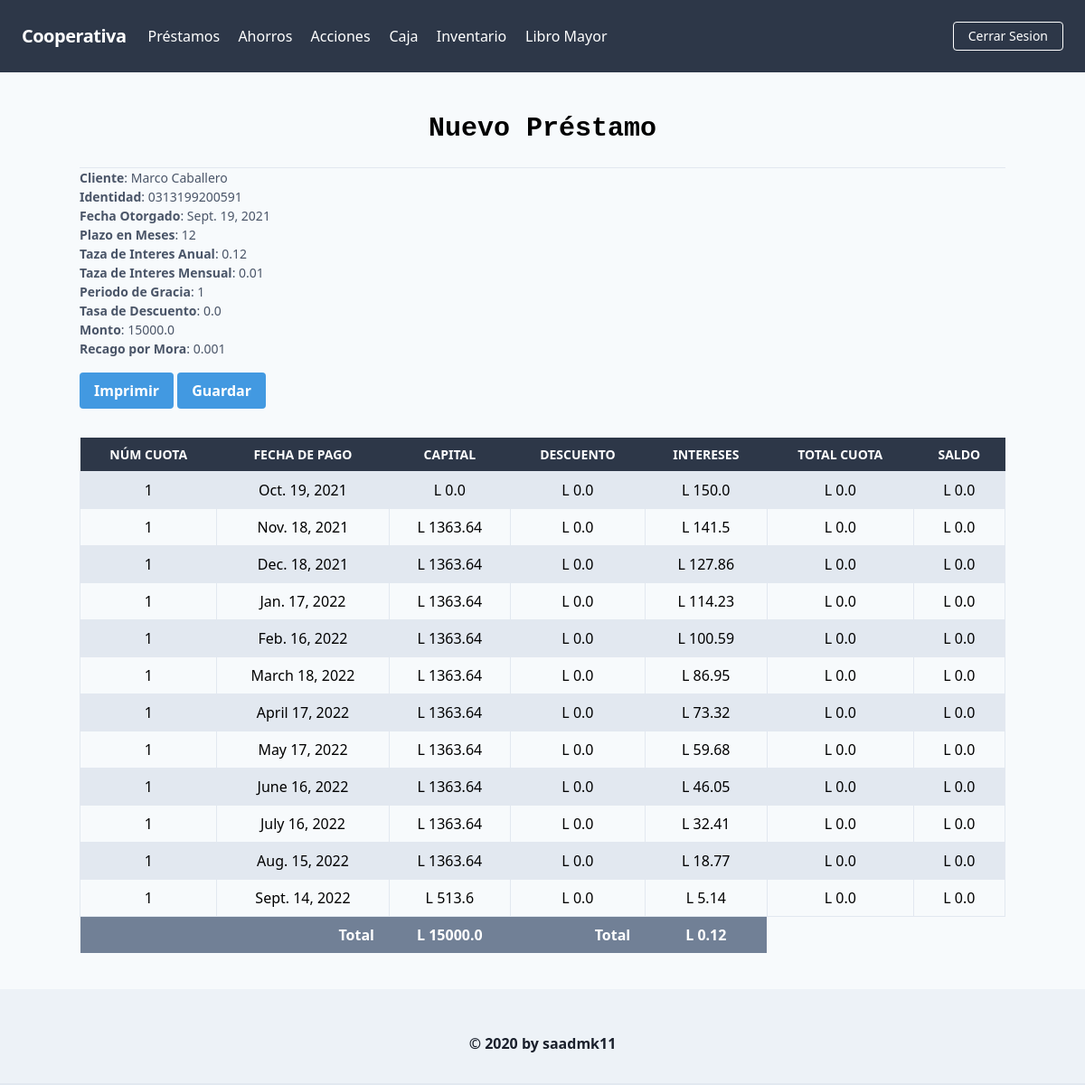
The app's page /prestamos/prestamos/mostrar/ (signed in) with its own data.
### prestamos/models.py (models this page shows)
class Temp_Datos_prestamos(models.Model):
    Usuario = models.CharField(max_length=15)
    id_persona = models.CharField(max_length=15)
    nombre_cliente = models.CharField(max_length=50)
    miembro = models.CharField(max_length=1)
    fecha_otorgado = models.DateField()
    plazo_meses = models.IntegerField()
    taza_mensual = models.FloatField()
    Intereses = models.FloatField()
    Periodo_Gracia = models.IntegerField()
    Taza_Descuento = models.FloatField()
    Monto = models.FloatField()

class Variables_Generales(models.Model):
    variable = models.CharField(max_length=50)
    valor = models.CharField(max_length=50)

class Temp_Acciones_Prestamos(models.Model):
    Usuario = models.CharField(max_length=15)
    num_cuota = models.IntegerField()
    fecha_cuota = models.DateField()
    capital = models.FloatField()
    Descuento = models.FloatField()
    Intereses = models.FloatField()
    total_cuota = models.FloatField()
    saldo = models.FloatField()

### prestamos/views.py (the view)
# urls.py: path("prestamos/mostrar/", mostra_prestamp.as_view()),
class mostra_prestamp(ListView):
    template_name = 'transactions/Prestamos_mostrar.html'
    model = Temp_Acciones_Prestamos
    def get_context_data(self, **kwargs):
        context = super().get_context_data(**kwargs)
        info= Temp_Datos_prestamos.objects.filter(Usuario=self.request.user.username)
        prest= info[0]
        context.update({
            'Cliente': prest.nombre_cliente,
            'Identidad': prest.id_persona,
            'Fecha_O': prest.fecha_otorgado,
            'Plazo': prest.plazo_meses,
            'Tanual': prest.taza_mensual*12,
            'Tmensual': prest.taza_mensual,
            'Pgracia': prest.Periodo_Gracia,
            'Descuento': prest.Taza_Descuento,
            'Monto':prest.Monto,
            'Intereses': prest.Intereses,
            'Mora': Variables_Generales.objects.get(variable="Interes_mora").valor
        })
        return  context
    def get_queryset(self):
        return Temp_Acciones_Prestamos.objects.filter(Usuario=self.request.user.username)

### templates/transactions/Prestamos_mostrar.html (shortened to what this page needs)
{% extends 'core/base.html' %}
{% block content %}
    <h1 class="font-mono font-bold text-3xl text-center pb-5 pt-10">Nuevo Préstamo</h1>
    <hr />
        <div class="mb-4">
            <label class="block text-gray-700 text-sm for="amount">
                <b>Cliente</b>: {{Cliente}}
            </label>
            <label class="block text-gray-700 text-sm for="amount">
                <b>Identidad</b>: {{ Identidad }}
            </label>
            <label class="block text-gray-700 text-sm for="amount">
                <b>Fecha Otorgado</b>: {{ Fecha_O }}
            </label>
            <label class="block text-gray-700 text-sm for="amount">
                <b>Plazo en Meses</b>: {{ Plazo }}
            </label>
            <label class="block text-gray-700 text-sm for="amount">
             <b>   Taza de Interes Anual</b>: {{ Tanual }}
            </label>
            <label class="block text-gray-700 text-sm for="amount">
             <b>   Taza de Interes Mensual</b>: {{ Tmensual }}
            </label>
            <label class="block text-gray-700 text-sm for="amount">
             <b>   Periodo de Gracia</b>: {{ Pgracia }}
            </label>
            <label class="block text-gray-700 text-sm for="amount">
             <b>  Tasa de Descuento</b>: {{ Descuento }}
            </label>
            <label class="block text-gray-700 text-sm for="amount">
            <b>   Monto</b>: {{ Monto }}
            </label>
            <label class="block text-gray-700 text-sm for="amount">
             <b>  Recago por Mora</b>: {{ Mora }}
            </label>
        </div>
         <a href="{% url 'prestamos:pdf' %}" class="bg-blue-500 hover:bg-blue-700 text-white font-bold py-2 px-4 rounded focus:outline-none focus:shadow-outline" type="submit">
                    Imprimir
         </a>
        <a href="{% url 'prestamos:guardar' %}" class="bg-blue-500 hover:bg-blue-700 text-white font-bold py-2 px-4 rounded focus:outline-none focus:shadow-outline" type="submit">
                    Guardar
         </a>
    <table class="table-auto mx-auto w-full mt-8">
        <thead class="bg-gray-800 text-white">
        <tr class="uppercase font-semibold text-sm">
            <th class="px-4 py-2">Núm Cuota</th>
            <th class="px-4 py-2">Fecha de Pago</th>
            <th class="px-4 py-2">Capital</th>
            <th class="px-4 py-2">Descuento</th>
            <th class="px-4 py-2">Intereses</th>
            <th class="px-4 py-2">Total Cuota</th>
            <th class="px-4 py-2">Saldo</th>
        </tr>
        </thead>
        <tbody>
        {% for transaction in object_list %}
        <tr class="{% cycle 'bg-gray-300' 'bg-white-100' %}">
            <td class="border px-4 py-2 text-center">{{ transaction.num_cuota }}</td>
            <td class="border px-4 py-2 text-center">{{ transaction.fecha_cuota }}</td>
            <td class="border px-4 py-2 text-center">L {{ transaction.capital }}</td>
            <td class="border px-4 py-2 text-center">L {{ transaction.Descuento }}</td>
            <td class="border px-4 py-2 text-center">L {{ transaction.Intereses }}</td>
            <td class="border px-4 py-2 text-center">L {{ transaction.total_cuota }}</td>
            <td class="border px-4 py-2 text-center">L {{ transaction.saldo }}</td>
        </tr>
        {% endfor %}
        <tr class="bg-gray-600 text-white">
            <th class="px-4 py-2 text-right" colspan="2"> Total</th>
            <th class="px-4 py-2 text-center">L {{ Monto }}</th>
            <th class="px-4 py-2 text-right" colspan="1"> Total</th>
            <th class="px-4 py-2 text-center">L {{ Intereses }}</th>
        </tr>
        </tbody>
    </table>
{% endblock %}

### records on screen
Temp_Datos_prestamos: nombre_cliente "Marco Caballero", id_persona "0313199200591", fecha_otorgado "Sept. 19, 2021", taza_mensual "0.01", Taza_Descuento "0.0", Monto "15000.0", Intereses "0.12"
Variables_Generales: valor "0.001"

### other values on screen
{{ Plazo }} "12"
{{ Tanual }} "0.12"
{{ Pgracia }} "1"
